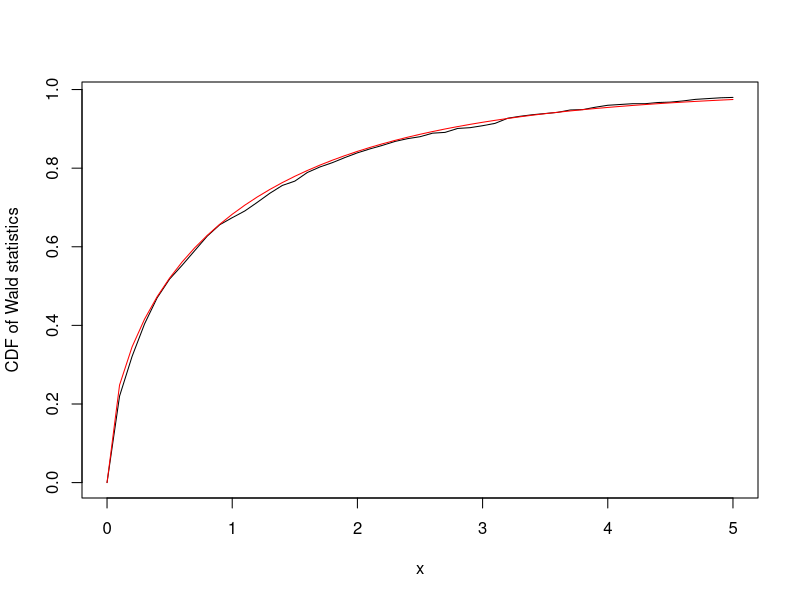
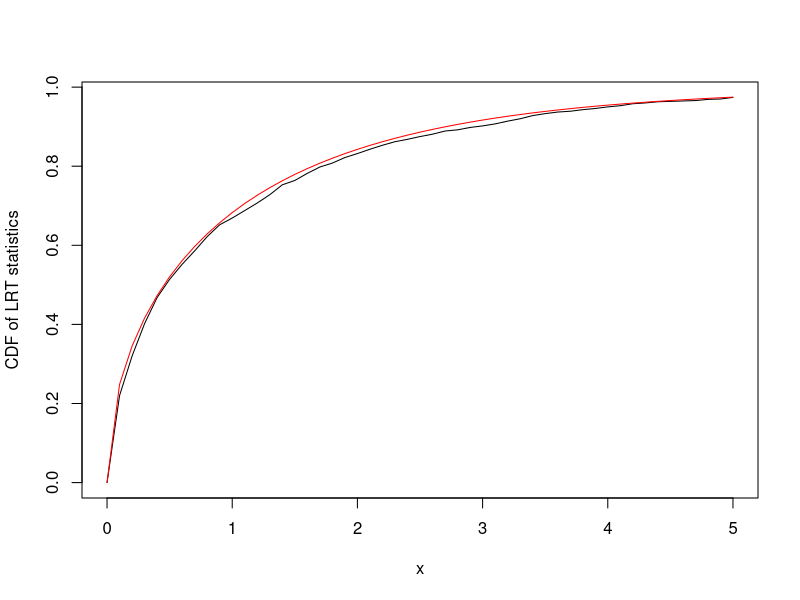
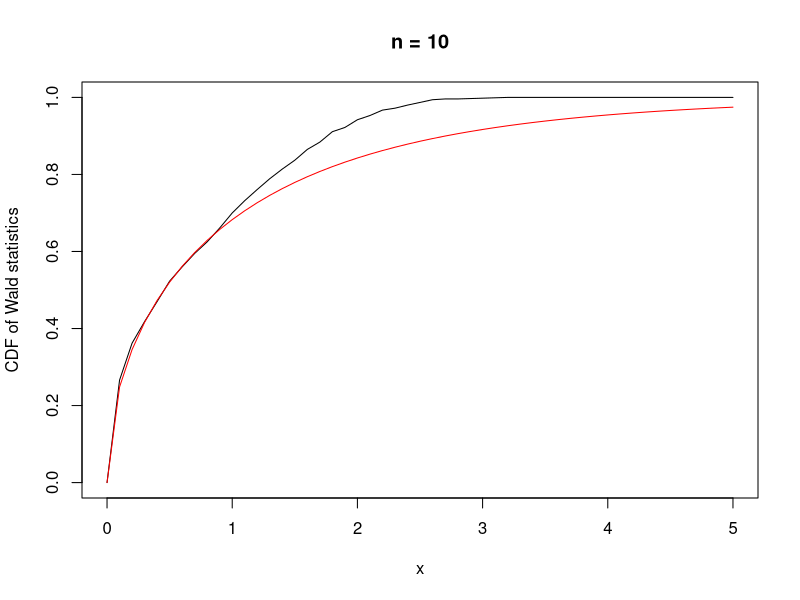
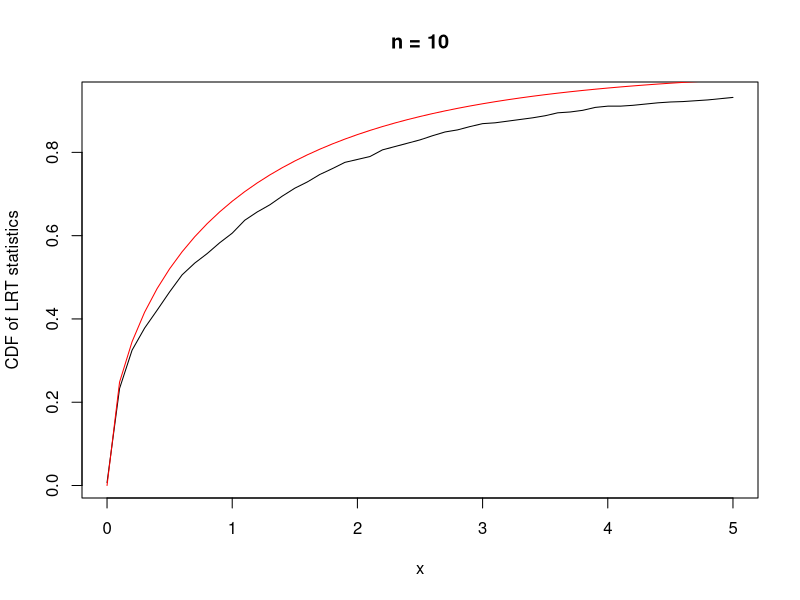
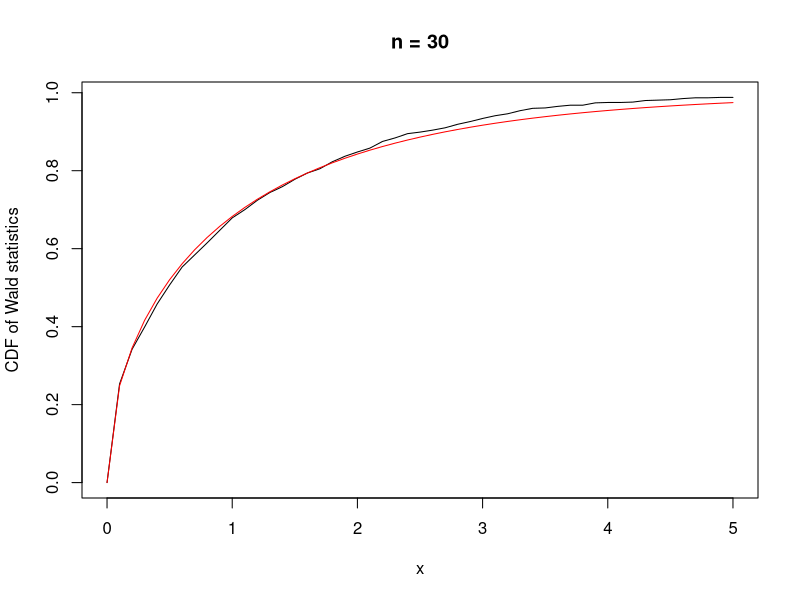
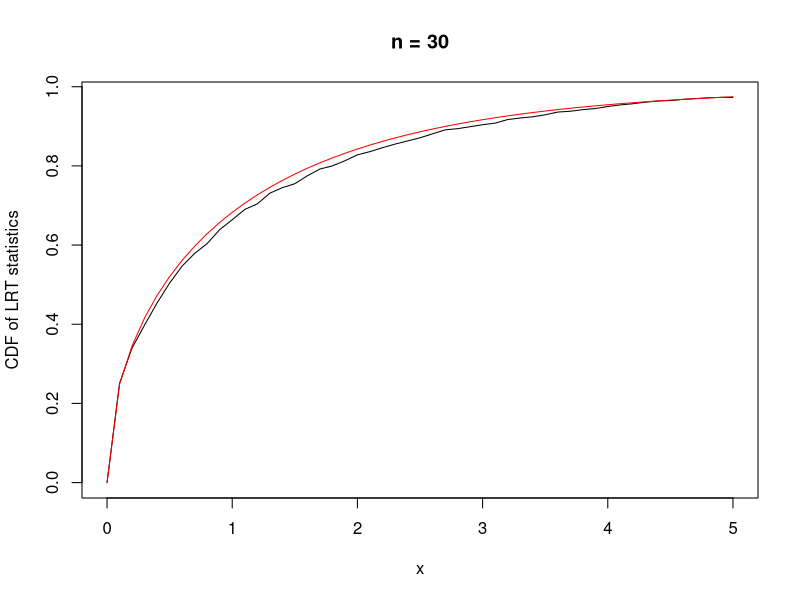
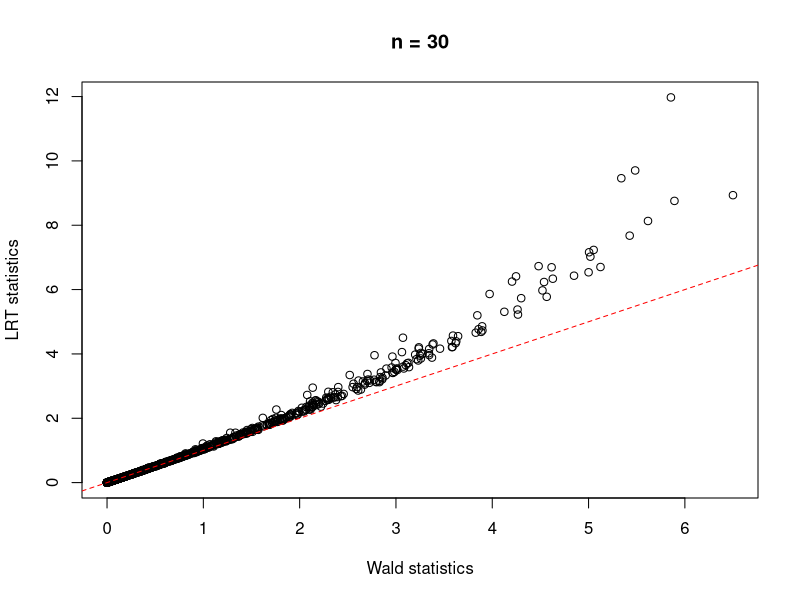
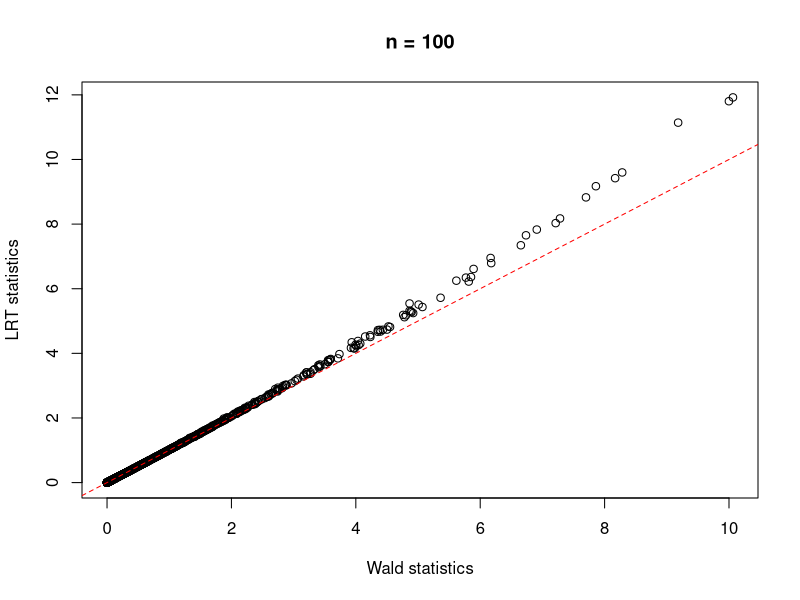

Write the R code that produced these figures, in order.
## ---- chunk 1
knitr::opts_chunk$set(message=F)
knitr::opts_chunk$set(warning=F)
## ---- chunk 2
nsim <- 1000
wald_stats <- rep(NA, nsim)
lrt_stats <- rep(NA, nsim)

for(i in 1:nsim){
  n <- 100
  beta0 <- 0.5
  beta1 <- 0
  x <- rnorm(n)
  p <- exp(beta0 + beta1 * x)/(1 + exp(beta0 + beta1 * x))
  y <- rbinom(n, 1, p)
  
  m1 <- glm(y ~ x, family = binomial)

  # test statistics
  wald_stats[i] <- summary(m1)$coefficients[2,3]^2
  lrt_stats[i] <- m1$null.deviance - m1$deviance
}

grid_pts <- seq(0, 5, by=0.1)
plot(grid_pts, ecdf(wald_stats)(grid_pts), type="l",
     xlab = "x", ylab = "CDF of Wald statistics")
points(grid_pts, pchisq(grid_pts, 1), type="l", col="red")

plot(grid_pts, ecdf(lrt_stats)(grid_pts), type="l",
     xlab = "x", ylab = "CDF of LRT statistics")
points(grid_pts, pchisq(grid_pts, 1), type="l", col="red")
## ---- chunk 3
nsim <- 1000
wald_stats <- rep(NA, nsim)
lrt_stats <- rep(NA, nsim)

n <- 10
beta0 <- 0.5
beta1 <- 0

for(i in 1:nsim){
  x <- rnorm(n)
  p <- exp(beta0 + beta1 * x)/(1 + exp(beta0 + beta1 * x))
  y <- rbinom(n, 1, p)
  
  m1 <- glm(y ~ x, family = binomial)

  # test statistics
  wald_stats[i] <- summary(m1)$coefficients[2,3]^2
  lrt_stats[i] <- m1$null.deviance - m1$deviance
}

grid_pts <- seq(0, 5, by=0.1)
plot(grid_pts, ecdf(wald_stats)(grid_pts), type="l",
     xlab = "x", ylab = "CDF of Wald statistics", main = "n = 10")
points(grid_pts, pchisq(grid_pts, 1), type="l", col="red")

plot(grid_pts, ecdf(lrt_stats)(grid_pts), type="l",
     xlab = "x", ylab = "CDF of LRT statistics", main = "n = 10")
points(grid_pts, pchisq(grid_pts, 1), type="l", col="red")
## ---- chunk 4
nsim <- 1000
wald_stats <- rep(NA, nsim)
lrt_stats <- rep(NA, nsim)

n <- 30
beta0 <- 0.5
beta1 <- 0

for(i in 1:nsim){
  x <- rnorm(n)
  p <- exp(beta0 + beta1 * x)/(1 + exp(beta0 + beta1 * x))
  y <- rbinom(n, 1, p)
  
  m1 <- glm(y ~ x, family = binomial)

  # test statistics
  wald_stats[i] <- summary(m1)$coefficients[2,3]^2
  lrt_stats[i] <- m1$null.deviance - m1$deviance
}

grid_pts <- seq(0, 5, by=0.1)
plot(grid_pts, ecdf(wald_stats)(grid_pts), type="l",
     xlab = "x", ylab = "CDF of Wald statistics", main = "n = 30")
points(grid_pts, pchisq(grid_pts, 1), type="l", col="red")

plot(grid_pts, ecdf(lrt_stats)(grid_pts), type="l",
     xlab = "x", ylab = "CDF of LRT statistics", main = "n = 30")
points(grid_pts, pchisq(grid_pts, 1), type="l", col="red")
## ---- chunk 5
plot(wald_stats, lrt_stats, xlab = "Wald statistics", ylab = "LRT statistics",
     main = "n = 30")
abline(a=0, b=1, col="red", lty = 2)
## ---- chunk 6
nsim <- 1000
wald_stats <- rep(NA, nsim)
lrt_stats <- rep(NA, nsim)

for(i in 1:nsim){
  n <- 100
  beta0 <- 0.5
  beta1 <- 0
  x <- rnorm(n)
  p <- exp(beta0 + beta1 * x)/(1 + exp(beta0 + beta1 * x))
  y <- rbinom(n, 1, p)
  
  m1 <- glm(y ~ x, family = binomial)

  # test statistics
  wald_stats[i] <- summary(m1)$coefficients[2,3]^2
  lrt_stats[i] <- m1$null.deviance - m1$deviance
}

plot(wald_stats, lrt_stats, xlab = "Wald statistics", ylab = "LRT statistics",
     main = "n = 100")
abline(a=0, b=1, col="red", lty = 2)
## ---- chunk 7
nsim <- 1000
wald_stats <- rep(NA, nsim)
lrt_stats <- rep(NA, nsim)

n <- 100
beta0 <- 0.5
beta1 <- 0.5

for(i in 1:nsim){
  x <- rnorm(n)
  p <- exp(beta0 + beta1 * x)/(1 + exp(beta0 + beta1 * x))
  y <- rbinom(n, 1, p)
  
  m1 <- glm(y ~ x, family = binomial)

  # test statistics
  wald_stats[i] <- summary(m1)$coefficients[2,3]^2
  lrt_stats[i] <- m1$null.deviance - m1$deviance
}

grid_pts <- seq(0, 20, by=0.1)
plot(grid_pts, ecdf(wald_stats)(grid_pts), type="l",
     xlab = "x", ylab = "CDF of Wald statistics")
points(grid_pts, pchisq(grid_pts, 1), type="l", col="red")

plot(grid_pts, ecdf(lrt_stats)(grid_pts), type="l",
     xlab = "x", ylab = "CDF of LRT statistics")
points(grid_pts, pchisq(grid_pts, 1), type="l", col="red")
## ---- chunk 8
nsim <- 1000
sample_sizes <- c(30, 50, 75, 100)
wald_stats_means <- rep(NA, length(sample_sizes))

for(j in 1:length(sample_sizes)){
  n <- sample_sizes[j]
  wald_stats <- rep(NA, nsim)
  
  for(i in 1:nsim){
    x <- rnorm(n)
    p <- exp(beta0 + beta1 * x)/(1 + exp(beta0 + beta1 * x))
    y <- rbinom(n, 1, p)
    
    m1 <- glm(y ~ x, family = binomial)
  
    # test statistics
    wald_stats[i] <- summary(m1)$coefficients[2,3]^2
  }
  
  wald_stats_means[j] <- mean(wald_stats)
}

plot(sample_sizes, wald_stats_means, type="l",
     xlab = "n", ylab ="E(W)")
## ---- chunk 9
nsim <- 1000
wald_stats <- rep(NA, nsim)
lrt_stats <- rep(NA, nsim)

n <- 100
beta0 <- 0.5
beta1 <- 2/sqrt(n)

for(i in 1:nsim){
  x <- rnorm(n)
  p <- exp(beta0 + beta1 * x)/(1 + exp(beta0 + beta1 * x))
  y <- rbinom(n, 1, p)
  
  m1 <- glm(y ~ x, family = binomial)

  # test statistics
  wald_stats[i] <- summary(m1)$coefficients[2,3]^2
  lrt_stats[i] <- m1$null.deviance - m1$deviance
}

lambda <- 4/(n*summary(m1)$coefficients[2,2]^2)

grid_pts <- seq(0, 5, by=0.1)
plot(grid_pts, ecdf(wald_stats)(grid_pts), type="l",
     xlab = "x", ylab = "CDF of Wald statistics", main = "n = 100")
points(grid_pts, pchisq(grid_pts, 1, ncp=lambda), type="l", col="red")
## ---- chunk 10
plot(wald_stats, lrt_stats, xlab = "Wald statistic", ylab = "LRT statistic")
abline(a = 0, b=1, lty=2, col="red")
